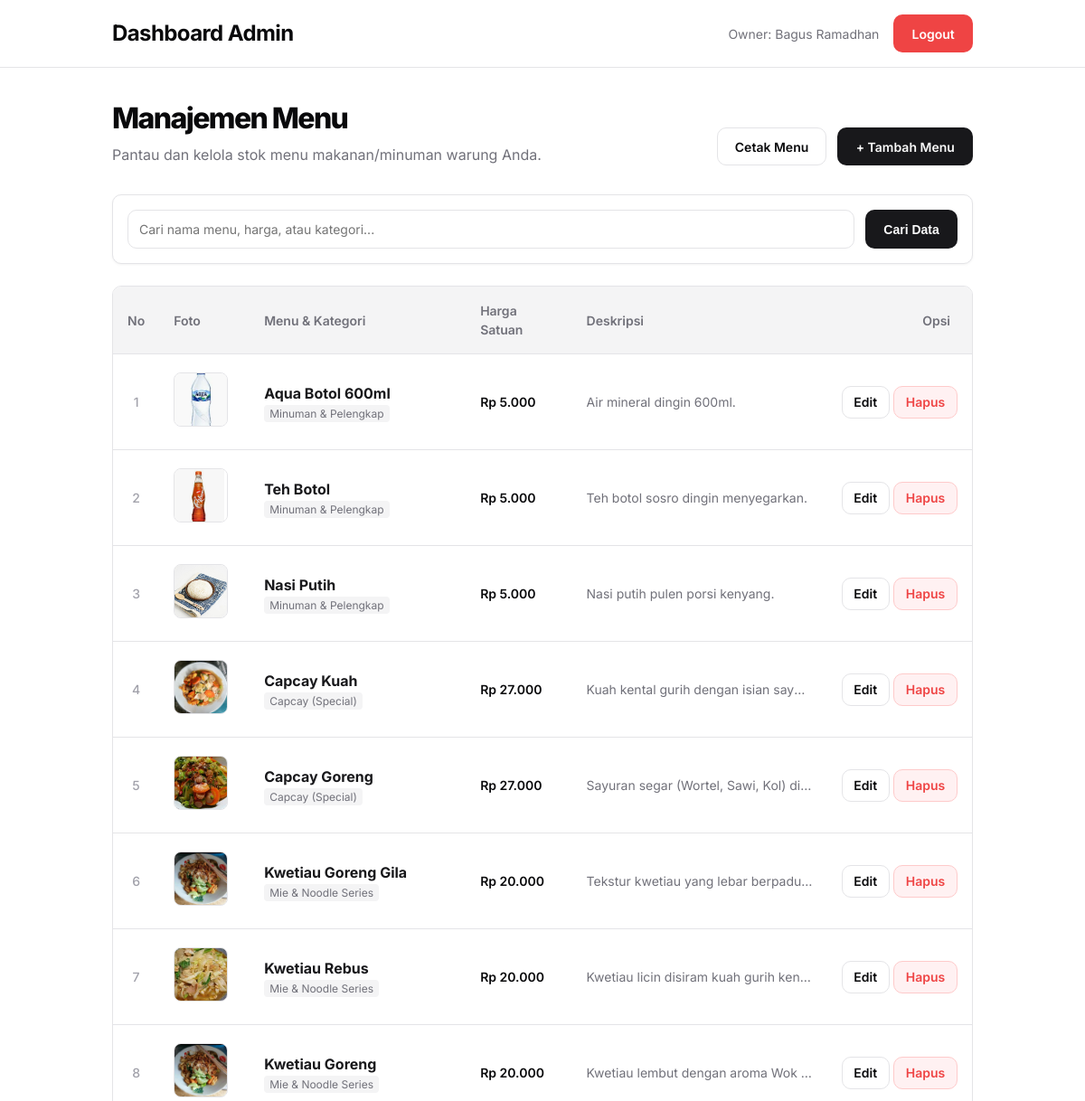
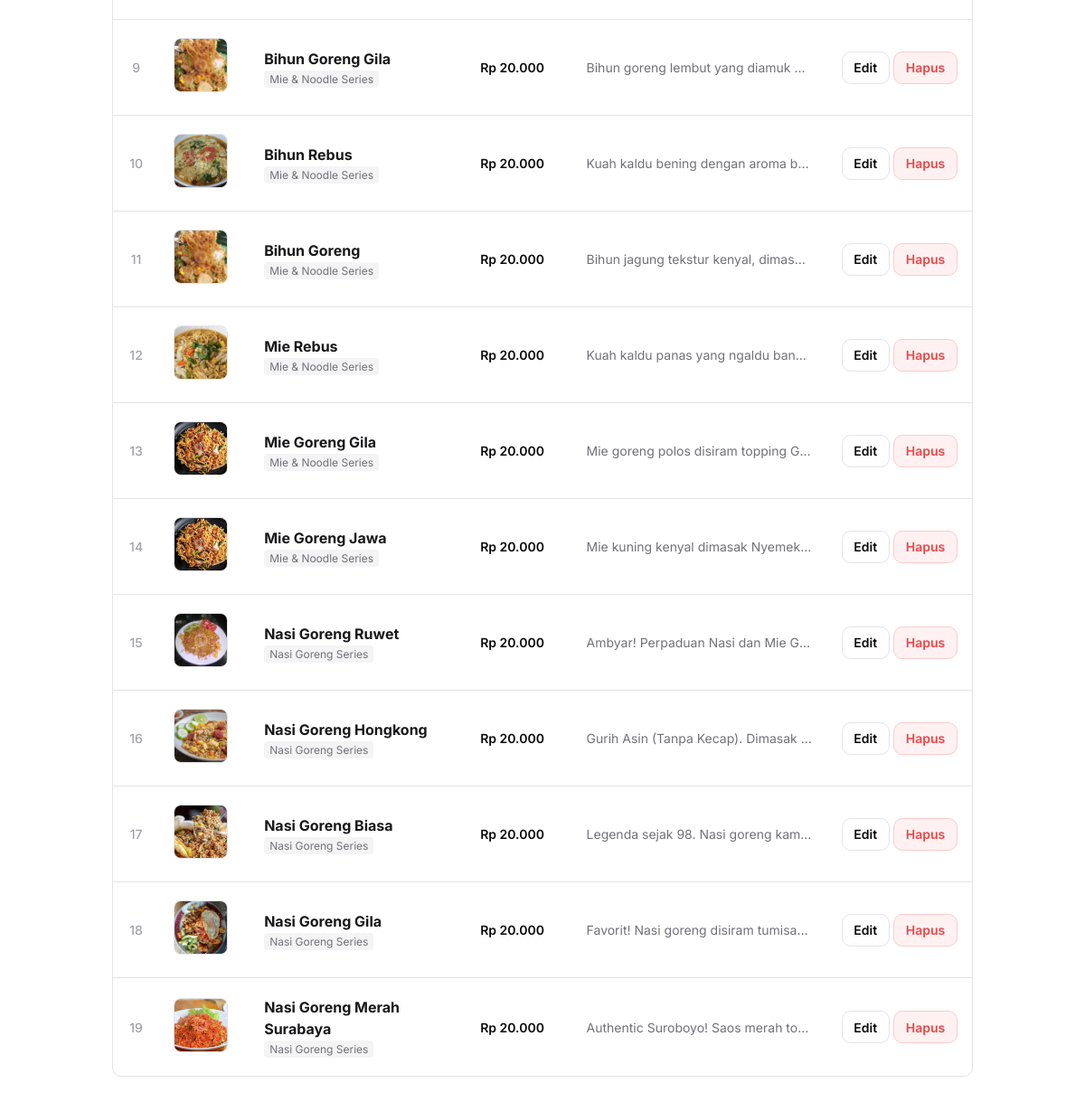
The page /admin/index.php (signed in) on the database its author committed (2 pictures, top to bottom).
### tables this page shows
CREATE TABLE `menu` (
  `id_menu` int(11) NOT NULL,
  `nama_menu` varchar(100) NOT NULL,
  `harga` int(11) NOT NULL,
  `deskripsi` text DEFAULT NULL,
  `kategori` varchar(50) NOT NULL,
  `gambar` varchar(255) DEFAULT NULL,
  `badge` varchar(50) DEFAULT NULL,
  `badge_color` varchar(50) DEFAULT NULL
);

### admin/fungsi.php (called while the page is built, shortened)
<?php
$koneksi = mysqli_connect("localhost", "root", "", "nasgorcakmoldb");
function query($query) {
    global $koneksi;
    $result = mysqli_query($koneksi, $query);
    $rows = [];
    while ($row = mysqli_fetch_assoc($result)) {
        $rows[] = $row;
    }
    return $rows;
}
?>

### admin/index.php (the view, shortened to what this page needs)
<?php
require 'fungsi.php';
$menu = query("SELECT * FROM menu ORDER BY id_menu DESC");
$i = 1;
?>
<!DOCTYPE html>
<html lang="id">
<head>
    <link rel="stylesheet" href="../css/style-admin.css">
</head>
<body>
    <nav class="admin-navbar">
        <div class="container nav-content">
            <h1 class="title-medium">Dashboard Admin</h1>
            <div class="nav-user-wrapper">
                <span class="nav-user-text">Owner: Bagus Ramadhan</span>
                <a href="logout.php" class="btn btn-destructive btn-sm" onclick="return confirm('Logout dari sistem?')">Logout</a>
            </div>
        </div>
    </nav>
    <div class="container spacer-y">
        <div class="header-action-row">
            <div>
                <h2 class="title-large header-title-margin">Manajemen Menu</h2>
                <p class="text-muted">Pantau dan kelola stok menu makanan/minuman warung Anda.</p>
            </div>
            <div class="header-btn-group">
                <a href="cetakPDF.php" target="_blank" class="btn btn-outline">Cetak Menu</a>
                <a href="add.php" class="btn btn-primary">+ Tambah Menu</a>
            </div>
        </div>
        <div class="card-admin filter-card">
            <form action="" method="post" class="filter-form">
                <input type="text" name="keyword" placeholder="Cari nama menu, harga, atau kategori..." autocomplete="off" class="input-search-no-margin">
                <button type="submit" name="search" class="btn btn-primary">Cari Data</button>
            </form>
        </div>
        <div class="table-wrapper">
            <table>
                <thead>
                    <tr>
                        <th class="col-no">No</th>
                        <th class="col-img">Foto</th>
                        <th>Menu & Kategori</th>
                        <th>Harga Satuan</th>
                        <th>Deskripsi</th>
                        <th class="col-action">Opsi</th>
                    </tr>
                </thead>
                <tbody>
                    <?php foreach ($menu as $data) : ?>
                    <tr>
                        <td class="cell-no">
                            <?= $i;  ?>
                        </td>
                        <td>
                            <img src="../img/<?= $data['gambar'];  ?>" class="admin-img-thumb">
                        </td>
                        <td>
                            <div class="cell-menu-title">
                                <?= $data['nama_menu'];  ?>
                            </div>
                            <div class="cell-menu-cat-wrapper">
                                <span class="cell-menu-badge">
                                    <?= $data['kategori'];  ?>
                                </span>
                            </div>
                        </td>
                        <td class="cell-price">
                            Rp <?= number_format($data['harga'], 0, ',', '.'); ?>
                        </td>
                        <td>
                            <div class="cell-desc" title="<?= $data['deskripsi']; ?>">
                                <?= $data['deskripsi'];  ?>
                            </div>
                        </td>
                        <td class="cell-action-btn-wrapper">
                            <a href="edit.php?id=<?= $data['id_menu']; ?>" class="btn btn-outline btn-sm btn-edit-table">Edit</a>
                            <a href="delete.php?id=<?= $data['id_menu']; ?>" class="btn btn-outline btn-sm btn-delete-table"
                               onclick="return confirm('Hapus menu ini?')">Hapus</a>
                        </td>
                    </tr>
                    <?php $i++;  ?>
                    <?php endforeach;  ?>
                </tbody>
            </table>
        </div>
    </div>
</body>
</html>

### css/style-admin.css (style rules this page uses)
:root { --font-sans: 'Inter', sans-serif; --font-heading: 'Oswald', sans-serif; --background: #ffffff; --foreground: #09090b; --card: #ffffff; --card-foreground: #09090b; --popover: #ffffff; --popover-foreground: #09090b; --primary: #18181b; --primary-foreground: #fafafa; --secondary: #f4f4f5; --secondary-foreground: #18181b; --muted: #f4f4f5; --muted-foreground: #71717a; --accent: #f4f4f5; --accent-foreground: #18181b; --destructive: #ef4444; --destructive-foreground: #fafafa; --border: #e4e4e7; --input: #e4e4e7; --ring: #18181b; --radius: 0.625rem; }
.header-action-row { display: flex; justify-content: space-between; align-items: flex-end; margin-bottom: 2rem; }
* { box-sizing: border-box; margin: 0; padding: 0; }
body { background-color: var(--background); color: var(--foreground); font-family: var(--font-sans); line-height: 1.5; -webkit-font-smoothing: antialiased; }
.container { width: 100%; max-width: 1000px; margin: 0 auto; padding: 0 1.5rem; }
.admin-navbar { border-bottom: 1px solid var(--border); background-color: rgba(255, 255, 255, 0.95); backdrop-filter: blur(8px); position: sticky; top: 0; z-index: 50; padding: 1rem 0; }
.nav-content { display: flex; justify-content: space-between; align-items: center; }
.card-admin { background: var(--card); border: 1px solid var(--border); border-radius: var(--radius); padding: 2rem; box-shadow: 0 1px 3px rgba(0,0,0,0.05); }
.btn { display: inline-flex; align-items: center; justify-content: center; gap: 0.5rem; border-radius: var(--radius); font-size: 0.875rem; font-weight: 600; transition: all 0.2s; cursor: pointer; border: 1px solid transparent; padding: 0.6rem 1.2rem; text-decoration: none; white-space: nowrap; }
.btn-primary { background-color: var(--primary); color: var(--primary-foreground); }
.btn-outline { border: 1px solid var(--border); background: transparent; color: var(--foreground); }
.btn-destructive { background-color: var(--destructive); color: white; }
input, textarea { width: 100%; padding: 0.75rem; border-radius: var(--radius); border: 1px solid var(--input); font-family: var(--font-sans); font-size: 0.875rem; outline: none; transition: border-color 0.2s; }
.table-wrapper { width: 100%; overflow-x: auto; border-radius: var(--radius); border: 1px solid var(--border); }
table { width: 100%; border-collapse: collapse; font-size: 0.875rem; }
th { background-color: var(--muted); color: var(--muted-foreground); font-weight: 600; text-align: left; padding: 1rem; border-bottom: 1px solid var(--border); }
td { padding: 1.25rem 1rem; border-bottom: 1px solid var(--border); vertical-align: middle; }
tr:last-child td { border-bottom: none; }
.admin-img-thumb { width: 60px; height: 60px; border-radius: 8px; object-fit: cover; border: 1px solid var(--border); }
.title-large { font-size: 2rem; font-weight: 800; letter-spacing: -0.05em; }
.title-medium { font-size: 1.5rem; font-weight: 700; letter-spacing: -0.025em; }
.text-muted { color: var(--muted-foreground); }
.spacer-y { margin-top: 2rem; margin-bottom: 2rem; }
.nav-user-wrapper { display: flex; align-items: center; gap: 1rem; }
.nav-user-text { font-size: 0.875rem; color: #71717a; }
.header-title-margin { margin-bottom: 0.25rem; }
.header-btn-group { display: flex; gap: 0.75rem; }
.filter-card { padding: 1rem; margin-bottom: 1.5rem; }
.filter-form { display: flex; gap: 0.75rem; }
.input-search-no-margin { margin-bottom: 0; }
.col-no { width: 50px; text-align: center; }
.col-img { width: 100px; }
.col-action { text-align: right; padding-right: 1.5rem; }
.cell-no { text-align: center; font-weight: 500; color: #a1a1aa; }
.cell-menu-title { font-weight: 700; font-size: 1rem; color: #18181b; }
.cell-menu-cat-wrapper { font-size: 0.75rem; color: #71717a; margin-top: 2px; }
.cell-menu-badge { background: #f4f4f5; padding: 2px 6px; border-radius: 4px; }
.cell-price { font-weight: 600; }
.cell-desc { max-width: 250px; white-space: nowrap; overflow: hidden; text-overflow: ellipsis; color: #71717a; }
.cell-action-btn-wrapper { text-align: right; white-space: nowrap; }
.btn-edit-table { padding: 0.4rem 0.8rem; height: auto; }
.btn-delete-table { color: #ef4444; border-color: #fecaca; background: #fff1f2; padding: 0.4rem 0.8rem; height: auto; }

### rows shown on the page
menu: gambar (picture), nama_menu "Aqua Botol 600ml", kategori "Minuman & Pelengkap", harga "5.000", deskripsi "Air mineral dingin 600ml."
menu: gambar (picture), nama_menu "Teh Botol", kategori "Minuman & Pelengkap", harga "5.000", deskripsi "Teh botol sosro dingin menyegarkan."
menu: gambar (picture), nama_menu "Nasi Putih", kategori "Minuman & Pelengkap", harga "5.000", deskripsi "Nasi putih pulen porsi kenyang."
menu: gambar (picture), nama_menu "Capcay Kuah", kategori "Capcay (Special)", harga "27.000", deskripsi "Kuah kental gurih dengan isian say…"
menu: gambar (picture), nama_menu "Capcay Goreng", kategori "Capcay (Special)", harga "27.000", deskripsi "Sayuran segar (Wortel, Sawi, Kol) di…"
menu: gambar (picture), nama_menu "Kwetiau Goreng Gila", kategori "Mie & Noodle Series", harga "20.000", deskripsi "Tekstur kwetiau yang lebar berpadu…"
menu: gambar (picture), nama_menu "Kwetiau Rebus", kategori "Mie & Noodle Series", harga "20.000", deskripsi "Kwetiau licin disiram kuah gurih ken…"
menu: gambar (picture), nama_menu "Kwetiau Goreng", kategori "Mie & Noodle Series", harga "20.000", deskripsi "Kwetiau lembut dengan aroma Wok…"
menu: gambar (picture), nama_menu "Bihun Goreng Gila", kategori "Mie & Noodle Series", harga "20.000", deskripsi "Bihun goreng lembut yang diamuk…"
menu: gambar (picture), nama_menu "Bihun Rebus", kategori "Mie & Noodle Series", harga "20.000", deskripsi "Kuah kaldu bening dengan aroma b…"
menu: gambar (picture), nama_menu "Bihun Goreng", kategori "Mie & Noodle Series", harga "20.000", deskripsi "Bihun jagung tekstur kenyal, dimas…"
menu: gambar (picture), nama_menu "Mie Rebus", kategori "Mie & Noodle Series", harga "20.000", deskripsi "Kuah kaldu panas yang ngaldu ban…"
menu: gambar (picture), nama_menu "Mie Goreng Gila", kategori "Mie & Noodle Series", harga "20.000", deskripsi "Mie goreng polos disiram topping G…"
menu: gambar (picture), nama_menu "Mie Goreng Jawa", kategori "Mie & Noodle Series", harga "20.000", deskripsi "Mie kuning kenyal dimasak Nyemek…"
menu: gambar (picture), nama_menu "Nasi Goreng Ruwet", kategori "Nasi Goreng Series", harga "20.000", deskripsi "Ambyar! Perpaduan Nasi dan Mie G…"
menu: gambar (picture), nama_menu "Nasi Goreng Hongkong", kategori "Nasi Goreng Series", harga "20.000", deskripsi "Gurih Asin (Tanpa Kecap). Dimasak…"
menu: gambar (picture), nama_menu "Nasi Goreng Biasa", kategori "Nasi Goreng Series", harga "20.000", deskripsi "Legenda sejak 98. Nasi goreng kam…"
menu: gambar (picture), nama_menu "Nasi Goreng Gila", kategori "Nasi Goreng Series", harga "20.000", deskripsi "Favorit! Nasi goreng disiram tumisa…"
menu: gambar (picture), nama_menu "Nasi Goreng Merah Surabaya", kategori "Nasi Goreng Series", harga "20.000", deskripsi "Authentic Suroboyo! Saos merah to…"
